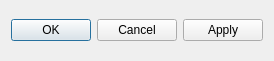
<?xml version="1.0" encoding="UTF-8"?>
<ui version="4.0">
 <class>ConfigDialog</class>
 <widget class="QDialog" name="ConfigDialog">
  <property name="geometry">
   <rect>
    <x>0</x>
    <y>0</y>
    <width>255</width>
    <height>61</height>
   </rect>
  </property>
  <property name="windowTitle">
   <string>Configure Parameters</string>
  </property>
  <layout class="QGridLayout" name="gridLayout_2">
   <item row="1" column="0">
    <widget class="QDialogButtonBox" name="buttonBox">
     <property name="orientation">
      <enum>Qt::Horizontal</enum>
     </property>
     <property name="standardButtons">
      <set>QDialogButtonBox::Apply|QDialogButtonBox::Cancel|QDialogButtonBox::Ok</set>
     </property>
    </widget>
   </item>
   <item row="0" column="0">
    <layout class="QGridLayout" name="gridLayout"/>
   </item>
  </layout>
 </widget>
 <resources/>
 <connections>
  <connection>
   <sender>buttonBox</sender>
   <signal>accepted()</signal>
   <receiver>ConfigDialog</receiver>
   <slot>accept()</slot>
   <hints>
    <hint type="sourcelabel">
     <x>248</x>
     <y>254</y>
    </hint>
    <hint type="destinationlabel">
     <x>157</x>
     <y>274</y>
    </hint>
   </hints>
  </connection>
  <connection>
   <sender>buttonBox</sender>
   <signal>rejected()</signal>
   <receiver>ConfigDialog</receiver>
   <slot>reject()</slot>
   <hints>
    <hint type="sourcelabel">
     <x>316</x>
     <y>260</y>
    </hint>
    <hint type="destinationlabel">
     <x>286</x>
     <y>274</y>
    </hint>
   </hints>
  </connection>
 </connections>
</ui>
